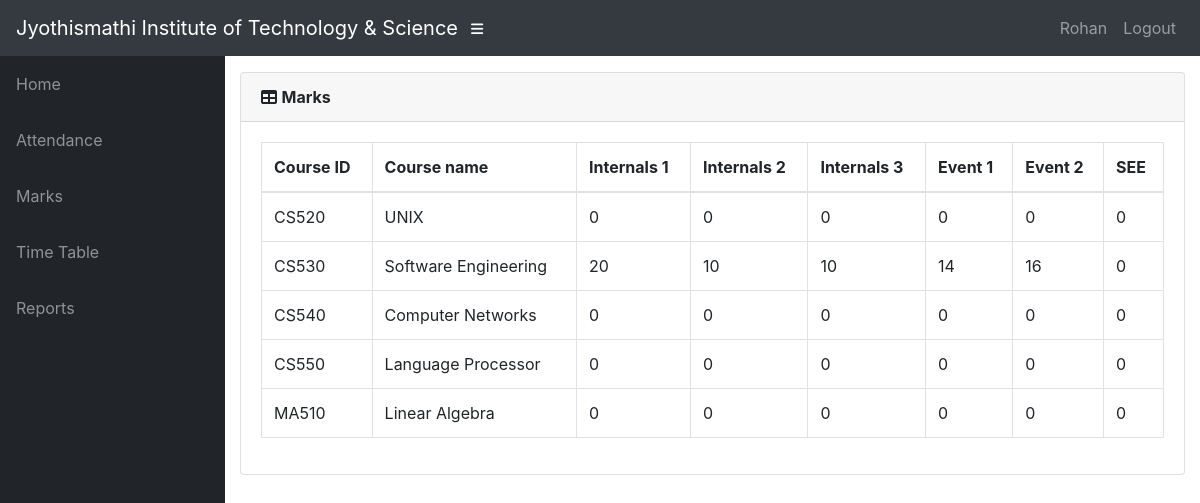
Screenshot of /info/student/CS01/marks_list/ (signed in) with the database file from the repository.
### info/models.py (models this page shows, shortened)
class User(AbstractUser):
    @property
    def is_student(self):
        if hasattr(self, 'student'):
            return True
        return False
    @property
    def is_teacher(self):
        if hasattr(self, 'teacher'):
            return True
        return False

class Teacher(models.Model):
    user = models.OneToOneField(User, on_delete=models.CASCADE, null=True)
    id = models.CharField(primary_key=True, max_length=100)
    dept = models.ForeignKey(Dept, on_delete=models.CASCADE, default=1)
    name = models.CharField(max_length=100)
    sex = models.CharField(max_length=50, choices=sex_choice, default='Male')
    DOB = models.DateField(default='1998-01-01')

class StudentCourse(models.Model):
    student = models.ForeignKey(Student, on_delete=models.CASCADE)
    course = models.ForeignKey(Course, on_delete=models.CASCADE)
    class Meta:
        unique_together = (('student', 'course'),)
        verbose_name_plural = 'Marks'

class Course(models.Model):
    dept = models.ForeignKey(Dept, on_delete=models.CASCADE)
    id = models.CharField(primary_key='True', max_length=50)
    name = models.CharField(max_length=50)
    shortname = models.CharField(max_length=50, default='X')

class Marks(models.Model):
    studentcourse = models.ForeignKey(StudentCourse, on_delete=models.CASCADE)
    name = models.CharField(max_length=50, choices=test_name, default='Internal test 1')
    marks1 = models.IntegerField(default=0, validators=[MinValueValidator(0), MaxValueValidator(100)])
    class Meta:
        unique_together = (('studentcourse', 'name'),)

### info/views.py (the view)
# urls.py: path('student/<slug:stud_id>/marks_list/', views.marks_list, name='marks_list'),
@login_required()
def marks_list(request, stud_id):
    stud = Student.objects.get(USN=stud_id,)
    ass_list = Assign.objects.filter(class_id_id=stud.class_id)
    sc_list = []
    for ass in ass_list:
        try:
            sc = StudentCourse.objects.get(student=stud, course=ass.course)
        except StudentCourse.DoesNotExist:
            sc = StudentCourse(student=stud, course=ass.course)
            sc.save()
            sc.marks_set.create(type='I', name='Internal test 1')
            sc.marks_set.create(type='I', name='Internal test 2')
            sc.marks_set.create(type='I', name='Internal test 3')
            sc.marks_set.create(type='E', name='Event 1')
            sc.marks_set.create(type='E', name='Event 2')
            sc.marks_set.create(type='S', name='Semester End Exam')
        sc_list.append(sc)
    return render(request, 'info/marks_list.html', {'sc_list': sc_list})

### info/templates/info/marks_list.html
{% extends 'info/base.html' %}
    {% load static %}
    {% block content %}
                  <div class="card mb-3">
            <div class="card-header">
              <i class="fas fa-table"></i>
            <b>Marks</b></div>
            <div class="card-body">
              <div class="table-responsive">
                <table class="table table-bordered" id="dataTable" width="100%" cellspacing="0">
                  <thead>
                    <tr>
                        <th>Course ID</th>
                        <th>Course name</th>
                        <th>Internals 1</th>
                        <th>Internals 2</th>
                        <th>Internals 3</th>
                        <th>Event 1</th>
                        <th>Event 2</th>
                        <th>SEE</th>
                    </tr>
                  </thead>
                  <tbody>
                    {% for sc in sc_list %}
                    <tr>
                        <td>{{ sc.course_id }}</td>
                        <td>{{sc.course.name}}</td>
                        {% for m in sc.marks_set.all %}
                            <td>{{ m.marks1 }}</td>
                        {% endfor %}
                    </tr>
                    {% empty %}
                            <p>student has no courses</p>
                    {% endfor %}
                  </tbody>
                </table>
              </div>
            </div>
          </div>
    {% endblock %}

### info/templates/info/base.html (shortened to what this page needs)
<!DOCTYPE html>
<html lang="en">
  <head>
      {% load static %}
    <link href="{% static '/info/bootstrap/vendor/bootstrap/css/bootstrap.min.css' %}" rel="stylesheet">
    <link href="{% static '/info/bootstrap/vendor/fontawesome-free/css/all.min.css' %}" rel="stylesheet" type="text/css">
    <link href="{% static '/info/bootstrap/vendor/datatables/dataTables.bootstrap4.css' %}" rel="stylesheet">
    <link href="{% static '/info/bootstrap/css/sb-admin.css' %}" rel="stylesheet">
  </head>
  <body id="page-top">
    <nav class="navbar navbar-expand navbar-dark bg-dark static-top">
      <a class="navbar-brand mr-1" href="{% url 'index' %}">Jyothismathi Institute of Technology & Science</a>
      <button class="btn btn-link btn-sm text-white order-1 order-sm-0" id="sidebarToggle" href="#">
        <i class="fas fa-bars"></i>
      </button>
        <div class="collapse navbar-collapse" id="navbarResponsive">
          <ul class="navbar-nav ml-auto">
            <li class="nav-item">
                {% if request.user.is_student %}
                    <a class="nav-link text-capitalize">{{ request.user.student.name }}</a>
                {% elif request.user.is_teacher %}
                    <a class="nav-link text-capitalize">{{ request.user.teacher.name }}</a>
                {% endif %}
            </li>
            <li class="nav-item">
                <a class="nav-link" href="#" data-toggle="modal" data-target="#logoutModal">Logout</a>
            </li>
          </ul>
        </div>
    </nav>
    <div id="wrapper">
      <ul class="sidebar navbar-nav">
            <li class="nav-item">
              <a class="nav-link" href="{% url 'index' %}">
                <span>Home</span>
              </a>
            </li>
        {% if request.user.is_student %}
            <li class="nav-item">
              <a class="nav-link" href="{% url 'attendance' request.user.student.USN %}">
                <span>Attendance</span>
              </a>
            </li>
            <li class="nav-item">
              <a class="nav-link" href="{% url 'attendance' request.user.student.USN %}">
                <span>Attendance By Subject</span>
              </a>
            </li>
            <li class="nav-item">
              <a class="nav-link" href="{% url 'marks_list' request.user.student.USN %}">
                <span>Marks</span>
              </a>
            </li>
              <li class="nav-item">
              <a class="nav-link" href="{% url 'timetable' request.user.student.class_id_id %}">
                <span>Time Table</span>
              </a>
            </li>
        {% elif request.user.is_teacher %}
            <li class="nav-item">
              <a class="nav-link" href="{% url 't_clas' request.user.teacher.id 1 %}">
                <span>Attendance</span>
              </a>
            </li>
            <li class="nav-item">
              <a class="nav-link" href="{% url 't_clas' request.user.teacher.id 2 %}">
                <span>Marks</span>
              </a>
            </li>
              <li class="nav-item">
              <a class="nav-link" href="{% url 't_timetable' request.user.teacher.id %}">
                <span>Time Table</span>
              </a>
            </li>
            <li class="nav-item">
              <a class="nav-link" href="{% url 't_clas' request.user.teacher.id 3 %}">
                <span>Reports</span>
              </a>
            </li>
        {% endif %}
      </ul>
      <div id="content-wrapper">
        <div class="container-fluid">
            {% block content %}
            {% endblock %}
        </div>
      </div>
    </div>
  </body>
</html>

### rows the page displays
User: user.teacher.name "Rohan"
StudentCourse: course_id "CS520", course.name "UNIX"
Marks: marks1 "0"
Marks: marks1 "0"
Marks: marks1 "0"
Marks: marks1 "0"
Marks: marks1 "0"
Marks: marks1 "0"
StudentCourse: course_id "CS530", course.name "Software Engineering"
Marks: marks1 "20"
Marks: marks1 "10"
Marks: marks1 "10"
Marks: marks1 "14"
Marks: marks1 "16"
Marks: marks1 "0"
StudentCourse: course_id "CS540", course.name "Computer Networks"
Marks: marks1 "0"
Marks: marks1 "0"
Marks: marks1 "0"
Marks: marks1 "0"
Marks: marks1 "0"
Marks: marks1 "0"
StudentCourse: course_id "CS550", course.name "Language Processor"
Marks: marks1 "0"
Marks: marks1 "0"
Marks: marks1 "0"
Marks: marks1 "0"
Marks: marks1 "0"
Marks: marks1 "0"
StudentCourse: course_id "MA510", course.name "Linear Algebra"
Marks: marks1 "0"
Marks: marks1 "0"
Marks: marks1 "0"
Marks: marks1 "0"
Marks: marks1 "0"
Marks: marks1 "0"
